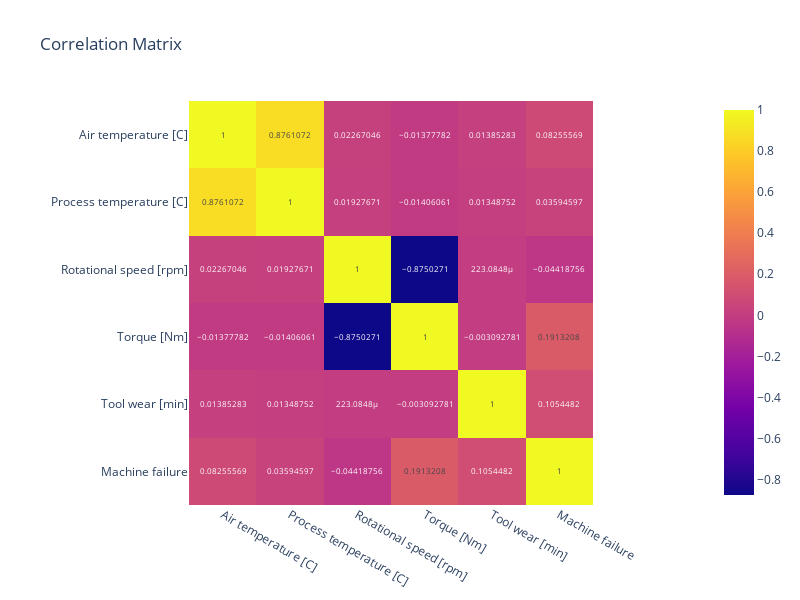

The notebook cell saved with this chart:
### Markdown cell above
### Among all examined pairs:
- `Rotational Speed vs Torque:` Negative correlation
- `Process Temperature vs Air Temperature:` Positive correlation
- We earlier unveiled some outliers in rotational speed and torque columns (refer earlier `Boxplot`). Extreme rotational speed or torque shows increased failures with PWF occuring in both extremes.
- Patterns or trends in the operational parameters and machine state available

### Code cell
fig = px.imshow(pred_df_cleaned_celcius[['Air temperature [C]', 'Process temperature [C]', 'Rotational speed [rpm]', 'Torque [Nm]', 'Tool wear [min]', 'Machine failure']].corr(), text_auto=True, title='Correlation Matrix')
fig.update_layout(width=800, height=600)
fig.show()

### Figure 1 — Plotly figure (JSON) as saved in the notebook; plotly's stock layout.template omitted (floating-point values rounded to 4 significant figures)
{"data": [{"coloraxis": "coloraxis", "hovertemplate": "x: %{x}<br>y: %{y}<br>color: %{z}<extra></extra>", "name": "0", "texttemplate": "%{z}", "type": "heatmap", "x": ["Air temperature [C]", "Process temperature [C]", "Rotational speed [rpm]", "Torque [Nm]", "Tool wear [min]", "Machine failure"], "xaxis": "x", "y": ["Air temperature [C]", "Process temperature [C]", "Rotational speed [rpm]", "Torque [Nm]", "Tool wear [min]", "Machine failure"], "yaxis": "y", "z": [[1, 0.8761, 0.02267, -0.01378, 0.01385, 0.08256], [0.8761, 1, 0.01928, -0.01406, 0.01349, 0.03595], [0.02267, 0.01928, 1, -0.875, 0.0002231, -0.04419], [-0.01378, -0.01406, -0.875, 1, -0.003093, 0.1913], [0.01385, 0.01349, 0.0002231, -0.003093, 1, 0.1054], [0.08256, 0.03595, -0.04419, 0.1913, 0.1054, 1]]}], "layout": {"coloraxis": {"colorscale": [[0, "#0d0887"], [0.1111, "#46039f"], [0.2222, "#7201a8"], [0.3333, "#9c179e"], [0.4444, "#bd3786"], [0.5556, "#d8576b"], [0.6667, "#ed7953"], [0.7778, "#fb9f3a"], [0.8889, "#fdca26"], [1, "#f0f921"]]}, "height": 600, "title": {"text": "Correlation Matrix"}, "width": 800, "xaxis": {"anchor": "y", "constrain": "domain", "domain": [0, 1], "scaleanchor": "y"}, "yaxis": {"anchor": "x", "autorange": "reversed", "constrain": "domain", "domain": [0, 1]}}}
